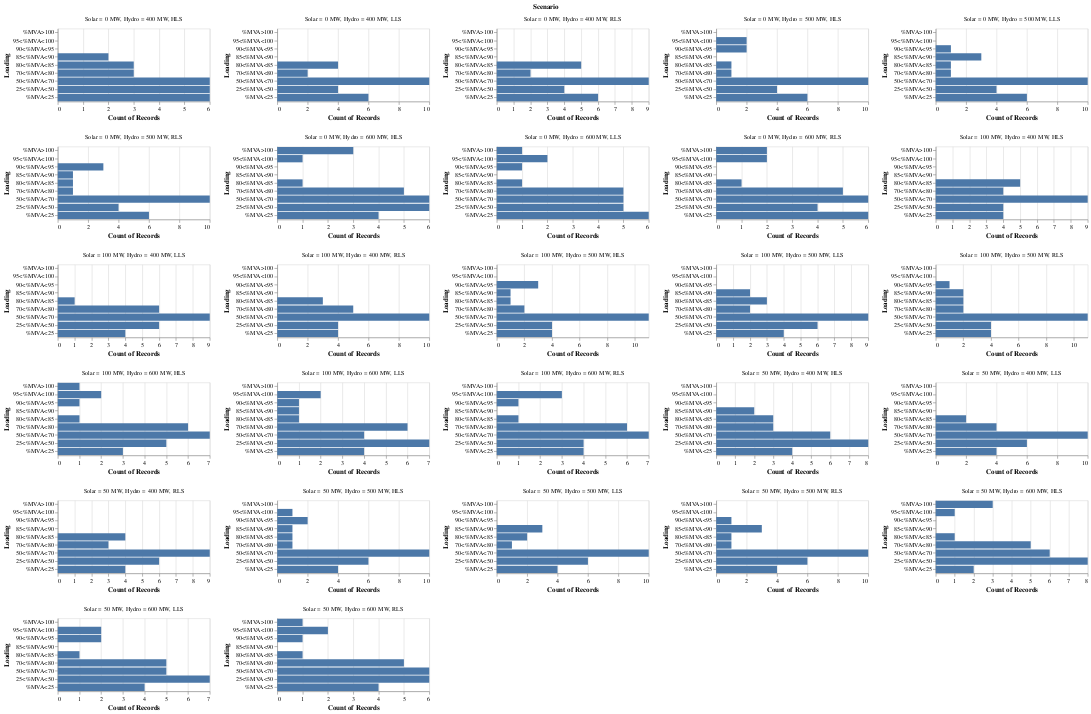

The cell this chart's notebook holds for it:
### Markdown cell above
A histogram for each scenario is plotted to check the no of transformer branches in the above defined loading bracket

### Code cell
alt.Chart(data).mark_bar().encode(
    alt.Y('Loading',scale = alt.Scale(domain=['%MVA>100','95<%MVA<100','90<%MVA<95','85<%MVA<90','80<%MVA<85','70<%MVA<80','50<%MVA<70','25<%MVA<50','%MVA<25'])),
    alt.X('count()')).properties(height = 120, width = 250).facet('Scenario',columns=5).resolve_scale(x='independent', y = 'independent')

### Figure 1 — Vega-Lite specification as saved in the notebook (floating-point values rounded to 4 significant figures; data arrays with more than 128 entries replaced by an {"elided": "..."} marker saying what was removed)
{"config": {"view": {"continuousWidth": 300, "continuousHeight": 300}}, "data": {"name": "data-17376c7a525f25c1e27d0e55c75cbcd7"}, "facet": {"field": "Scenario", "type": "nominal"}, "spec": {"mark": {"type": "bar"}, "encoding": {"x": {"aggregate": "count", "type": "quantitative"}, "y": {"field": "Loading", "scale": {"domain": ["%MVA>100", "95<%MVA<100", "90<%MVA<95", "85<%MVA<90", "80<%MVA<85", "70<%MVA<80", "50<%MVA<70", "25<%MVA<50", "%MVA<25"]}, "type": "nominal"}}, "height": 120, "width": 250}, "columns": 5, "resolve": {"scale": {"x": "independent", "y": "independent"}}, "$schema": "https://vega.github.io/schema/vega-lite/v5.20.1.json", "datasets": {"data-17376c7a525f25c1e27d0e55c75cbcd7": {"elided": "702 records"}}}
